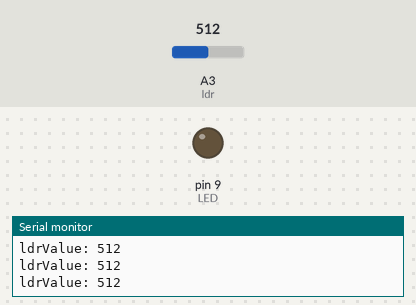
Recording of a sketch running on a simulated Arduino Uno, built with avr-gcc and run on an emulated ATmega328P. Parts: output pins drawn as LEDs (lit = HIGH), the last lines printed to the serial monitor. The inputs (shaded band) are chosen by the test bench; at power-on: A3 (ldr) = 512.

Above: at 1.2 s.
1.3 s: A3 (ldr) set to 319
3.0 s: A3 (ldr) set to 284
At 4.5 s:
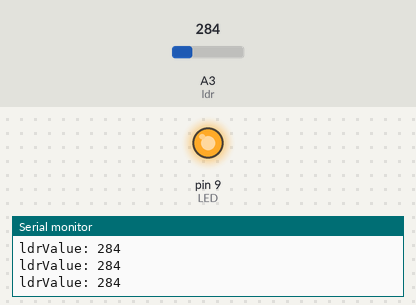
4.8 s: A3 (ldr) set to 306
At 6.0 s:
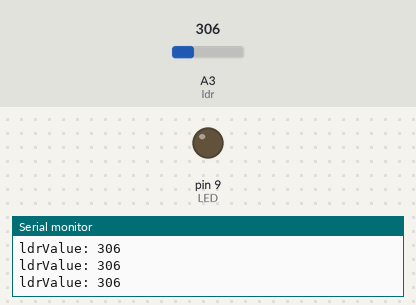
6.6 s: A3 (ldr) set to 290
At 7.4 s:
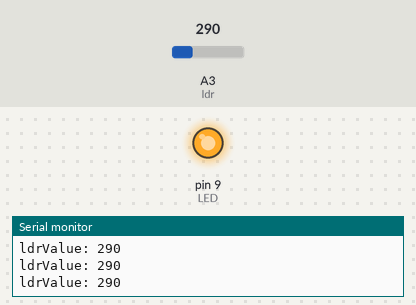
Timing chart, 0 to 9.4 s (numbered marks = the images above; inputs shaded):
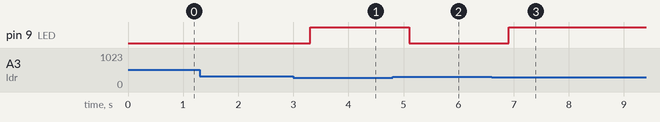

The sketch:

light.ino
```cpp
#define ldr A3
#define LED 9

int ldrValue = 0;
void setup() {
  // put your setup code here, to run once:
  pinMode(ldr, INPUT);
  pinMode(LED, OUTPUT);
  Serial.begin(9600);
}

void loop() {
  // put your main code here, to run repeatedly:
  ldrValue = analogRead(ldr);
  Serial.print("ldrValue: ");
  Serial.println(ldrValue);
  delay(300);
  if(ldrValue <= 300) {
    digitalWrite(LED, HIGH);
  }
  else {
    digitalWrite(LED, LOW);
  }
}
```

Measured:
- the behaviour switches between 301 and 300 on A3 (ldr) (found by bisection; images 0 and 1)
- after the input at 3.0 s, pin 9 (LED): LOW → HIGH after 0.30 s
- after the input at 4.8 s, pin 9 (LED): HIGH → LOW after 0.31 s
- after the input at 6.6 s, pin 9 (LED): LOW → HIGH after 0.31 s
